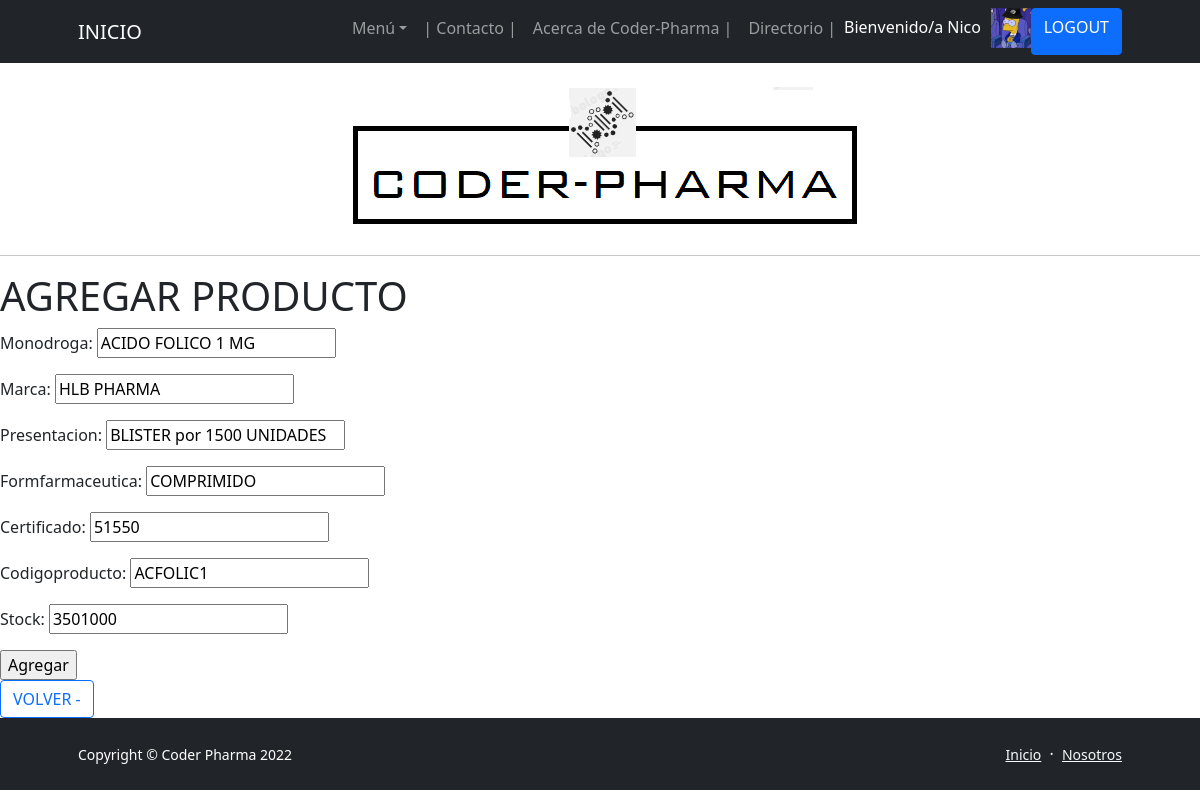
/App-Drogueria/EditaProducto/13 (signed in), run on the app's committed database.
### App_DROGUERIA/models.py (models this page shows, shortened)
class PRODUCTO(models.Model):
    monodroga = models.CharField(max_length=50)
    marca = models.CharField(max_length=50) # Del laboratorio productor - Ej. Rivero, Drawer, Klonal, Bayer, Bago, etc.
    presentacion = models.CharField(max_length=50) # Presentacion de la caja/BLISTER - Ej.: BLISTER x 15 Comp / CAJA x 100 Ampollas
    formFarmaceutica = models.CharField(max_length=50) # Comprimido, Capsula, Sachet, Ampolla, Frasco Ampolla, etc.
    certificado = models.IntegerField() # ANMAT
    codigoProducto = models.CharField(max_length=50)
    stock = models.IntegerField()
    class meta():
        ordering = ('-monodroga',)

### App_DROGUERIA/views.py (the view, shortened to what this page needs)
# urls.py: path('EditaProducto/<producto_id>', EditaProducto, name = "02_EditaProducto"),
@login_required
def EditaProducto(request, producto_id):
    producto = PRODUCTO.objects.get(id=producto_id)
    formulario = CreaProducto(initial={
                            'monodroga':producto.monodroga,
                            'marca':producto.marca,
                            'presentacion':producto.presentacion,
                            'formFarmaceutica':producto.formFarmaceutica,
                            'certificado':producto.certificado,
                            'codigoProducto':producto.codigoProducto,
                            'stock':producto.stock,
                            })
    try:
            avatar = Avatar.objects.get(usuario = request.user.id)
            return render(request, "02 - AgregaProducto.html", {"form":formulario, "url": avatar.imagen.url})
    except:
        return render(request,"02 - AgregaProducto.html", {"form":formulario})

### App_DROGUERIA/forms.py
class CreaProducto(forms.Form):
    monodroga = forms.CharField(max_length=50)
    marca = forms.CharField(max_length=50)
    presentacion = forms.CharField(max_length=50)
    formFarmaceutica = forms.CharField(max_length=50)
    certificado = forms.IntegerField()
    codigoProducto = forms.CharField(max_length=50)
    stock = forms.IntegerField()

### App_DROGUERIA/Templates/02 - AgregaProducto.html (shortened to what this page needs)
{% extends '00 - ORIGEN (b).html' %}
{% load static %}
{% block blockname %}
<body>
    <br>
    <p class="text-center"><img class="img-fluid rounded mb-5 mb-lg-0" src="http://127.0.0.1:8000/media/imagenes/Membrete_Coder-Pharma.png" alt="..." /></p>
    <hr>
    <h1>AGREGAR PRODUCTO</h1>
    <form action="" method="POST">
        {{form.as_p}}
        <input type="submit" value="Agregar">
    </form>
        <a href="{% url '02_Productos' %}" class="btn btn-outline-primary" disabled> VOLVER - </a>
</body>
</html>
{% endblock blockname %}

### App_DROGUERIA/Templates/00 - ORIGEN (b).html (shortened to what this page needs)
<!DOCTYPE html>
<html lang="es">
    <head>
        {% load static %}
        <link href="https://cdn.jsdelivr.net/npm/bootstrap-icons@1.5.0/font/bootstrap-icons.css" rel="stylesheet" />
        <link href="{% static 'css/styles.css' %}" rel="stylesheet" />
        <link href="css/styles.css" rel="stylesheet" />
    </head>
    <body class="d-flex flex-column h-100">
        <main class="flex-shrink-0">
            <nav class="navbar navbar-expand-lg navbar-dark bg-dark">
                <div class="container px-5">
                    <a class="navbar-brand" href="{% url '01_Inicio' %}">INICIO</a>
                    <div class="collapse navbar-collapse" id="navbarSupportedContent">
                        <ul class="navbar-nav ms-auto mb-2 mb-lg-0">
                            <li class="nav-item dropdown">
                                <a class="nav-link dropdown-toggle" id="navbarDropdownBlog" href="#" role="button" data-bs-toggle="dropdown" aria-expanded="false">Menú</a>
                            </li>
                            <li class="nav-item"><a class="nav-link" href="{% url '09_Contacto' %}"> | Contacto | </a></li>
                            <li class="nav-item"><a class="nav-link" href="{% url '04_AcercadeCoderPharma' %}">Acerca de Coder-Pharma | </a></li>
                            <li class="nav-item"><a class="nav-link" href="{% url '05_Directorio' %}">Directorio | </a></li>
                            {% if user.is_authenticated %}
                                <p style="color: rgb(255, 255, 255); text-decoration: none; margin-right: 10px; margin-top: 7px;">Bienvenido/a {{user.username}}  </p>
                                <img src="{{ url }}" height="40px" alt="Avatar">
                                <li class="btn btn-primary" disabled ><a style="color: rgb(255, 255, 255); text-decoration: none" href="{% url '11_Logout' %}">LOGOUT</a></li>
                            {% else %}
                                <li class="btn btn-primary" disabled ><a style="color: rgb(255, 255, 255); text-decoration: none" href="{% url '09_Login' %}">LOGIN</a></li>
                            {% endif %}
                        </ul>
                    </div>
                </div>
            </nav>
            {% block blockname %}
            {% endblock blockname %}
        <footer class="bg-dark py-4 mt-auto">
            <div class="container px-5">
                <div class="row align-items-center justify-content-between flex-column flex-sm-row">
                    <div class="col-auto"><div class="small m-0 text-white">Copyright &copy; Coder Pharma 2022</div></div>
                    <div class="col-auto">
                        <a class="link-light small" href="{% url '01_Inicio' %}">Inicio</a>
                        <span class="text-white mx-1">&middot;</span>
                        <a class="link-light small" href="{% url '05_Directorio' %}">Nosotros</a>
                    </div>
                </div>
            </div>
        </footer>
    </body>
</html>

### data on the page
PRODUCTO: monodroga "ACIDO FOLICO 1 MG", marca "HLB PHARMA", presentacion "BLISTER por 1500 UNIDADES", formFarmaceutica "COMPRIMIDO", certificado "51550", codigoProducto "ACFOLIC1", stock "3501000"

### other printed values
{{ user.username }} "Nico"
